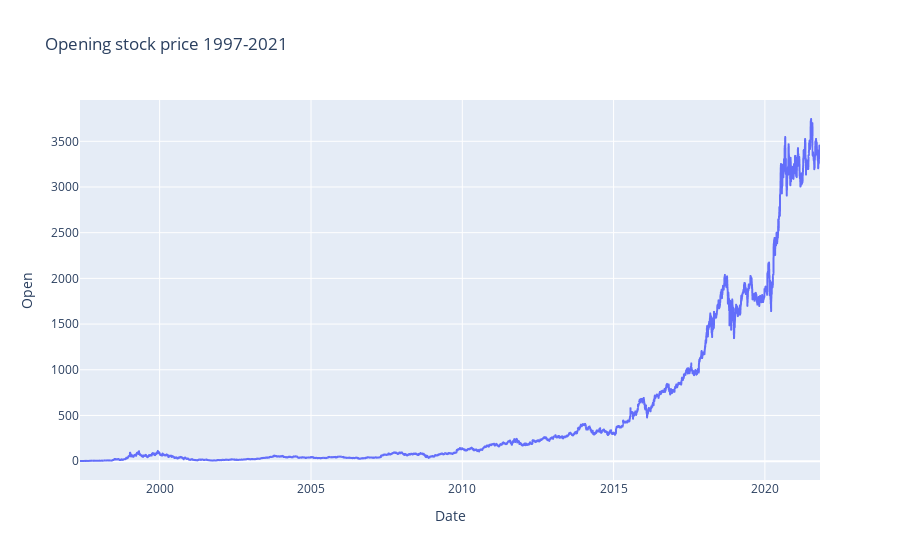

Notebook cell for this chart:
### Code cell
import plotly.express as px
fig = px.line(df, x = 'Date', y = 'Open', title = 'Opening stock price 1997-2021')
fig.show()

### Figure 1 — Plotly figure (JSON) as saved in the notebook; plotly's stock layout.template omitted (floating-point values rounded to 4 significant figures; data arrays with more than 128 entries replaced by an {"elided": "..."} marker saying what was removed)
{"data": [{"hovertemplate": "Date=%{x}<br>Open=%{y}<extra></extra>", "legendgroup": "", "line": {"color": "#636efa", "dash": "solid"}, "marker": {"symbol": "circle"}, "mode": "lines", "name": "", "showlegend": false, "type": "scattergl", "x": {"elided": "6155 str values"}, "xaxis": "x", "y": {"elided": "6155 float values"}, "yaxis": "y"}], "layout": {"legend": {"tracegroupgap": 0}, "title": {"text": "Opening stock price 1997-2021"}, "xaxis": {"anchor": "y", "domain": [0, 1], "title": {"text": "Date"}}, "yaxis": {"anchor": "x", "domain": [0, 1], "title": {"text": "Open"}}}}
